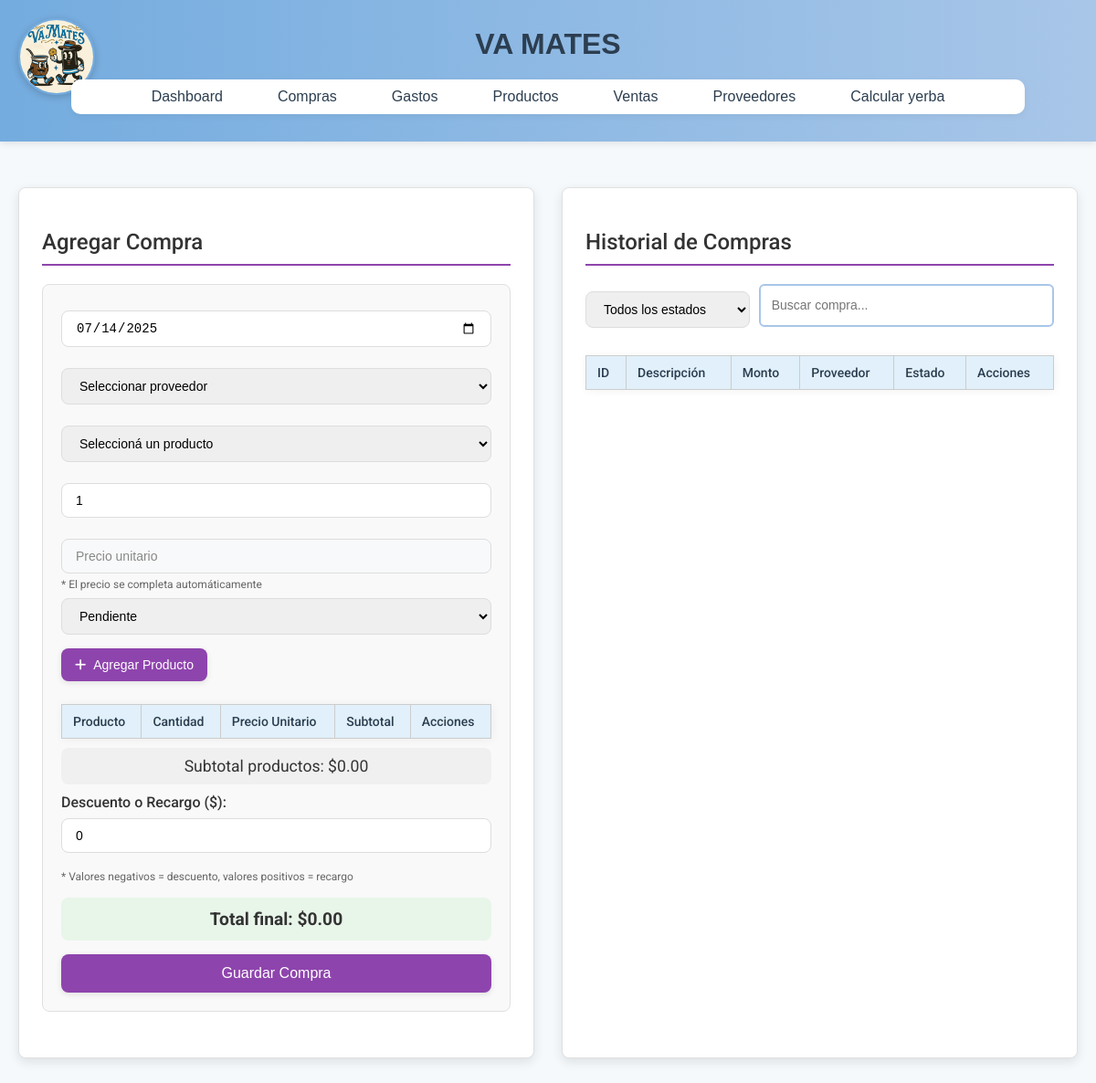
/compras/index.php, run on an earlier commit of the app's database.
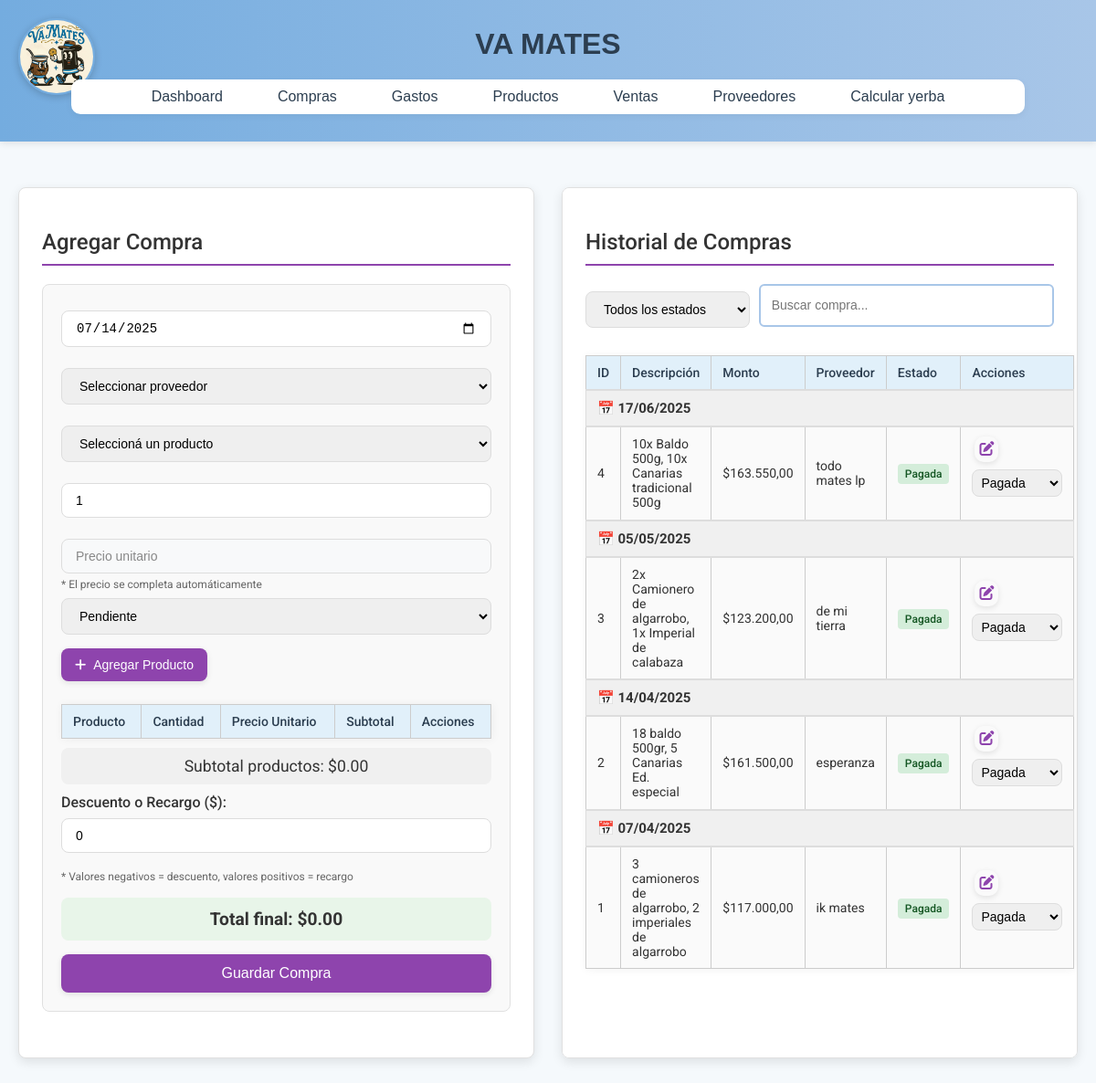
And on a later commit of the database.
### tables this page shows
CREATE TABLE `compras` (
  `id` int(11) NOT NULL,
  `descripcion` varchar(255) NOT NULL,
  `monto` decimal(10,2) NOT NULL,
  `fecha` date NOT NULL,
  `estado` enum('pendiente','pagada','cancelada') DEFAULT 'pendiente',
  `id_proveedor` int(11) DEFAULT NULL,
  `ajuste` decimal(10,2) DEFAULT 0.00
);

CREATE TABLE `proveedores` (
  `id` int(11) NOT NULL,
  `nombre` varchar(100) NOT NULL,
  `detalle` text DEFAULT NULL,
  `estado` enum('activo','desactivado') NOT NULL DEFAULT 'activo'
);

### compras/index.php (the view, shortened to what the changed rows need)
<?php include '../includes/header.php'; ?>
<head>
    <link rel="stylesheet" href="/vamates3/assets/css/styles.css">
    <link rel="stylesheet" href="https://cdnjs.cloudflare.com/ajax/libs/font-awesome/6.4.0/css/all.min.css">
</head>
<div class="container">
    <div class="column left">
        <h2>Agregar Compra</h2>
        <form id="formCompra" action="add_compra.php" method="post" class="form-container">
                <?php
                include '../config/config.php';
                ?>
            <table id="tablaProductos">
                <thead>
                    <tr>
                        <th>Producto</th>
                        <th>Cantidad</th>
                        <th>Precio Unitario</th>
                        <th>Subtotal</th>
                        <th>Acciones</th>
                    </tr>
                </thead>
            </table>
        </form>
    </div>
    <div class="column right">
        <h2>Historial de Compras</h2>
        <table id="tablaCompras">
            <thead>
                <tr>
                    <th>ID</th>
                    <th>Descripción</th>
                    <th>Monto</th>
                    <th>Proveedor</th>
                    <th>Estado</th>
                    <th>Acciones</th>
                </tr>
            </thead>
            <tbody>
                <?php
                $sql = "SELECT c.*, p.nombre AS nombre_proveedor
                        FROM compras c
                        LEFT JOIN proveedores p ON c.id_proveedor = p.id
                        ORDER BY c.fecha DESC, c.id DESC";
                $result = $conn->query($sql);
                $fechaActual = '';
                $numeroColumnas = 6;
                while($compra = $result->fetch_assoc()):
                    $fechaCompra = $compra['fecha'];
                    $claseEstado = "estado-" . $compra['estado'];
                    if ($fechaActual !== $fechaCompra) {
                        $fechaActual = $fechaCompra;
                        $fechaFormateada = date('d/m/Y', strtotime($fechaCompra));
                        echo "<tr class='fecha-header'>
                                <td colspan='{$numeroColumnas}'>📅 {$fechaFormateada}</td>
                            </tr>";
                    }
                ?>
                <tr id="fila-compra-<?= $compra['id'] ?>" class="compra-row">
                    <td><?= $compra['id'] ?></td>
                    <td><?= htmlspecialchars($compra['descripcion']) ?></td>
                    <td>$<?= number_format($compra['monto'], 2, ',', '.') ?></td>
                    <td><?= htmlspecialchars($compra['nombre_proveedor'] ?? 'N/A') ?></td>
                    <td>
                        <span class="estado-badge <?= $claseEstado ?>">
                            <?= ucfirst($compra['estado']) ?>
                        </span>
                    </td>
                    <td>
                        <button class="btn-action btn-edit" onclick="editarCompra(<?= $compra['id'] ?>)">
                            <i class="fas fa-edit"></i>
                        </button>
                        <select onchange="cambiarEstado(<?= $compra['id'] ?>, this.value)"
                                class="control" style="width: auto; padding: 5px;">
                            <option value="pagada" <?= $compra['estado'] == 'pagada' ? 'selected' : '' ?>>Pagada</option>
                        </select>
                    </td>
                </tr>
                <?php endwhile; ?>
            </tbody>
        </table>
    </div>
</div>

What changed in the data, as far as the page shows it:
added compras: fecha "17/06/2025", id "4", descripcion "10x Baldo 500g, 10x Canarias tradicional 500g", monto "163.550,00", id_proveedor.nombre "todo mates lp", estado "Pagada", estado+id "Pagada"
added compras: fecha "05/05/2025", id "3", descripcion "2x Camionero de algarrobo, 1x Imperial de calabaza", monto "123.200,00", id_proveedor.nombre "de mi tierra", estado "Pagada", estado+id "Pagada"
added compras: fecha "14/04/2025", id "2", descripcion "18 baldo 500gr, 5 Canarias Ed. especial", monto "161.500,00", id_proveedor.nombre "esperanza", estado "Pagada", estado+id "Pagada"
added compras: fecha "07/04/2025", id "1", descripcion "3 camioneros de algarrobo, 2 imperiales de algarrobo", monto "117.000,00", id_proveedor.nombre "ik mates", estado "Pagada", estado+id "Pagada"
